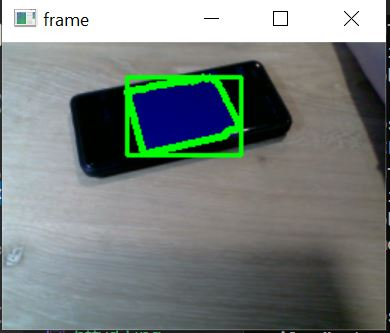
#> input picture color_picker_phone.JPG, 390 x 333 px, given in place of the camera
$ python object_tracker.py
#> lines starting #> are read from the running program, lines starting #| are printed output that depends on the picture; after the words box and inside, x2 and y2 are one past the last pixel; in counts of white or black regions, pixels touching at a corner belong together
#> further down, frame is the input picture: shape (333, 390, 3); mean B, G, R 126, 129, 120.4
'''
Blue tracking cdoe
https://www.bogotobogo.com/python/OpenCV_Python/python_opencv3_Changing_ColorSpaces_RGB_HSV_HLS.php
Live video capture
https://docs.opencv.org/master/dd/d43/tutorial_py_video_display.html
HSV value color chart
https://newbedev.com/choosing-the-correct-upper-and-lower-hsv-boundaries-for-color-detection-with-cv-inrange-opencv
Contours and bounding box
https://docs.opencv.org/4.5.3/dd/d49/tutorial_py_contour_features.html
'''

import cv2
import numpy as np

#cap = cv2.VideoCapture('test/blue_vid.mp4')
cap = cv2.VideoCapture(0)
if not cap.isOpened():
    print("Cannot open camera")
    exit()


def rescale_frame(frame, percent=75):
#> called with percent = 40
    width = int(frame.shape[1] * percent/ 100)
#> width = 156
    height = int(frame.shape[0] * percent/ 100)
#> height = 133
    dim = (width, height)
#> dim = (156, 133)
    return cv2.resize(frame, dim, interpolation =cv2.INTER_AREA)
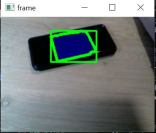
#> returned value: shape (133, 156, 3); mean of channels 0, 1, 2 126, 129, 120.4; drawn as B, G, R

while(1):

    # Take each frame
    _, frame = cap.read()
    frame = rescale_frame(frame, percent=40)

    # Convert BGR to HSV
    hsv = cv2.cvtColor(frame, cv2.COLOR_BGR2HSV)
#> hsv: shape (133, 156, 3); mean H, S, V 62, 48.6, 136

    # define range of blue color in HSV (6.1)
    lower_blue = np.array([110,50,50])
    upper_blue = np.array([130,255,255])

    '''
    # color picker thresolds (6.3)
    lower_blue = np.array([115,200,100])
    upper_blue = np.array([125,255,150])
    '''

    # Threshold the HSV image to get only blue colors
    mask = cv2.inRange(hsv, lower_blue, upper_blue)
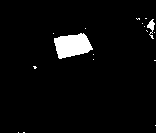
#> mask: shape (133, 156); 3.8% white; 17 white regions (15 under 20 px)

    '''
    # Mask based on RBG values (6.1)
    lower_bound = np.array([90,0,0])
    upper_bound = np.array([255,60,60])
    mask = cv2.inRange(frame, lower_bound, upper_bound)
    '''

    contours, hierarchy = cv2.findContours(mask, cv2.RETR_EXTERNAL, cv2.CHAIN_APPROX_NONE)
#> contours = 17 contours, 15 with area under 20; largest, box (x1, y1, x2, y2) and area: (54, 33, 93, 59) 648, (147, 19, 155, 39) 44

    # draw contour lines
    #cv2.drawContours(frame, contours, -1, (0, 255, 0), 3)

    # find/draw bounding box
    cnt = contours[0]
#> cnt = [[23, 132], [24, 132]]
    x,y,w,h = cv2.boundingRect(cnt)
#> x = 23; y = 132; w = 2; h = 1
    cv2.rectangle(frame,(x,y),(x+w,y+h),(0,255,0),2)
#> frame: shape (133, 156, 3)

    cv2.imshow('frame',frame)

    k = cv2.waitKey(5) & 0xFF
#> (key Esc is pressed here)
    if k == 27:
        break

cv2.destroyAllWindows()
